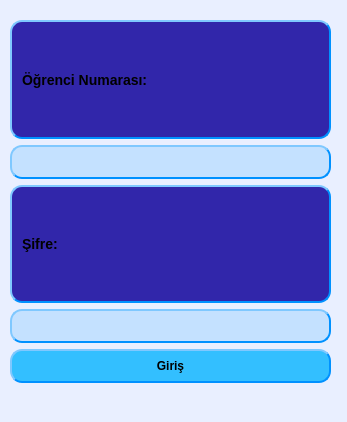
<?xml version="1.0" encoding="UTF-8"?>
<ui version="4.0">
 <class>WindowOLogin</class>
 <widget class="QMainWindow" name="WindowOLogin">
  <property name="geometry">
   <rect>
    <x>0</x>
    <y>0</y>
    <width>347</width>
    <height>422</height>
   </rect>
  </property>
  <property name="minimumSize">
   <size>
    <width>347</width>
    <height>422</height>
   </size>
  </property>
  <property name="maximumSize">
   <size>
    <width>347</width>
    <height>422</height>
   </size>
  </property>
  <property name="windowTitle">
   <string>MainWindow</string>
  </property>
  <property name="styleSheet">
   <string notr="true">  background-color: rgb(233, 239, 255);
</string>
  </property>
  <widget class="QWidget" name="centralwidget">
   <widget class="QWidget" name="verticalLayoutWidget">
    <property name="geometry">
     <rect>
      <x>10</x>
      <y>20</y>
      <width>321</width>
      <height>363</height>
     </rect>
    </property>
    <layout class="QVBoxLayout" name="verticalLayout">
     <item>
      <layout class="QVBoxLayout" name="verticalLayout_3">
       <item>
        <widget class="QLabel" name="labelCep">
         <property name="styleSheet">
          <string notr="true"> 	background-color: rgb(49, 38, 170);
    border-style: outset;
    border-width: 2px;
    border-radius: 12px;
    font: bold 14px;
    font-color:rgb(160, 246, 255);
    min-width: 7em;
    padding: 6px;
	border-color: rgb(0, 145, 255)</string>
         </property>
         <property name="text">
          <string>Öğrenci Numarası:</string>
         </property>
        </widget>
       </item>
       <item>
        <widget class="QLineEdit" name="lineEditNo">
         <property name="styleSheet">
          <string notr="true">    background-color: rgb(196, 225, 255);
    border-style: outset;
    border-width: 2px;
    border-radius: 12px;
    font: bold 14px;
    min-width: 7em;
    padding: 6px;
	border-color: rgb(0, 145, 255)</string>
         </property>
        </widget>
       </item>
      </layout>
     </item>
     <item>
      <layout class="QVBoxLayout" name="verticalLayout_2">
       <item>
        <widget class="QLabel" name="labelTc">
         <property name="styleSheet">
          <string notr="true"> 	background-color: rgb(49, 38, 170);
    border-style: outset;
    border-width: 2px;
    border-radius: 12px;
    font: bold 14px;
    font-color:rgb(160, 246, 255);
    min-width: 7em;
    padding: 6px;
	border-color: rgb(0, 145, 255)</string>
         </property>
         <property name="text">
          <string>Şifre:</string>
         </property>
        </widget>
       </item>
       <item>
        <widget class="QLineEdit" name="lineEditSifre">
         <property name="styleSheet">
          <string notr="true">    background-color: rgb(196, 225, 255);
    border-style: outset;
    border-width: 2px;
    border-radius: 12px;
    font: bold 14px;
    min-width: 7em;
    padding: 6px;
	border-color: rgb(0, 145, 255)</string>
         </property>
        </widget>
       </item>
      </layout>
     </item>
     <item>
      <widget class="QPushButton" name="pushButtonGiris">
       <property name="styleSheet">
        <string notr="true">    background-color: rgb(51, 191, 255);
    border-style: outset;
    border-width: 2px;
    border-radius: 12px;
    border-color: rgb(0, 145, 255);
    font: bold 12px;
    min-width: 10em;
    padding: 8px;</string>
       </property>
       <property name="text">
        <string>Giriş</string>
       </property>
      </widget>
     </item>
    </layout>
   </widget>
  </widget>
  <widget class="QStatusBar" name="statusbar"/>
 </widget>
 <resources/>
 <connections/>
</ui>
